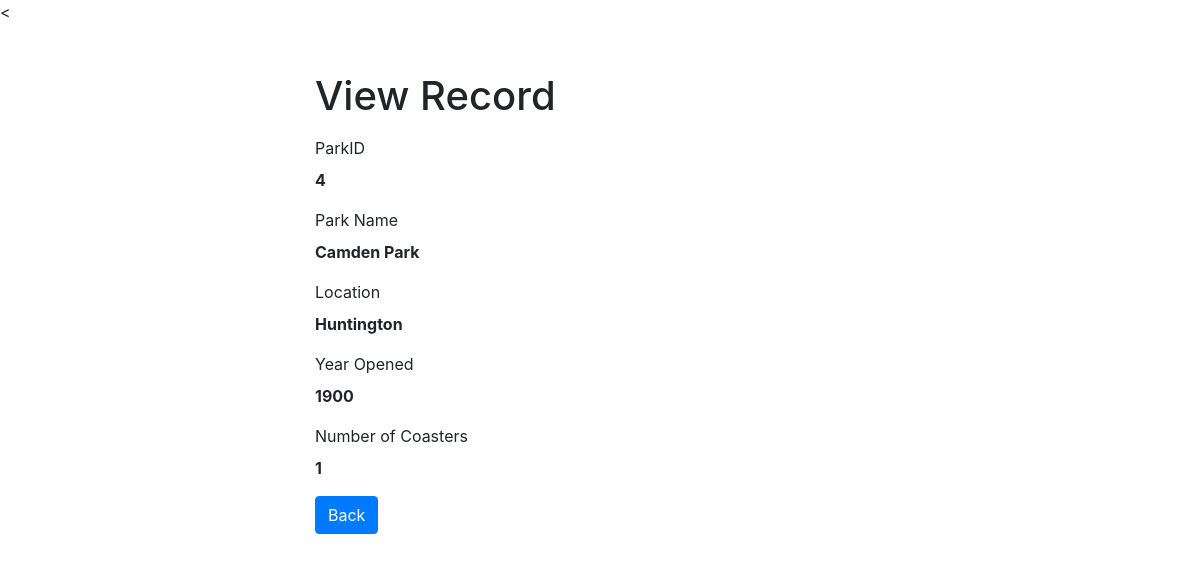
The page /PHP/Parks/read.php?parkID=4 on the database its author committed.
### tables this page shows
CREATE TABLE `parks` (
  `parkID` int NOT NULL,
  `park_name` varchar(30) DEFAULT NULL,
  `location` varchar(45) DEFAULT NULL,
  `year_opened` int DEFAULT NULL,
  `num_coasters` int DEFAULT NULL,
  PRIMARY KEY (`parkID`)
);

### PHP/Parks/read.php (the view, shortened to what this page needs)
<<?php
if(isset($_GET["parkID"]) && !empty(trim($_GET["parkID"]))){
    require_once "../config.php";
    $sql = "SELECT * FROM parks WHERE parkID = ?";
    if($stmt = mysqli_prepare($link, $sql)){
        mysqli_stmt_bind_param($stmt, "i", $param_id);
        if(mysqli_stmt_execute($stmt)){
            $result = mysqli_stmt_get_result($stmt);
            if(mysqli_num_rows($result) == 1){
                $row = mysqli_fetch_array($result, MYSQLI_ASSOC);
            } else{
                header("location: ../error.php");
                exit();
            }
        } else{
            echo "Oops! Something went wrong. Please try again later.";
        }
    }
} else{
    header("location: ../error.php");
    exit();
}
?>
<!DOCTYPE html>
<html lang="en">
<head>
    <link rel="stylesheet" href="https://stackpath.bootstrapcdn.com/bootstrap/4.5.2/css/bootstrap.min.css">
</head>
<body>
    <div class="wrapper">
        <div class="container-fluid">
            <div class="row">
                <div class="col-md-12">
                    <h1 class="mt-5 mb-3">View Record</h1>
                    <div class="form-group">
                        <label>ParkID</label>
                        <p><b><?php echo $row["parkID"]; ?></b></p>
                    </div>
                    <div class="form-group">
                        <label>Park Name</label>
                        <p><b><?php echo $row["park_name"]; ?></b></p>
                    </div>
                    <div class="form-group">
                        <label>Location</label>
                        <p><b><?php echo $row["location"]; ?></b></p>
                    </div>
                    <div class="form-group">
                        <label>Year Opened</label>
                        <p><b><?php echo $row["year_opened"]; ?></b></p>
                    </div>
                    <div class="form-group">
                        <label>Number of Coasters</label>
                        <p><b><?php echo $row["num_coasters"]; ?></b></p>
                    </div>
                    <p><a href="index.php" class="btn btn-primary">Back</a></p>
                </div>
            </div>
        </div>
    </div>
</body>
</html>

### PHP/Parks/read.php (style rules this page uses)
.wrapper { width: 600px; margin: 0 auto; }

### rows shown on the page
parks: parkID "4", park_name "Camden Park", location "Huntington", year_opened "1900", num_coasters "1"
